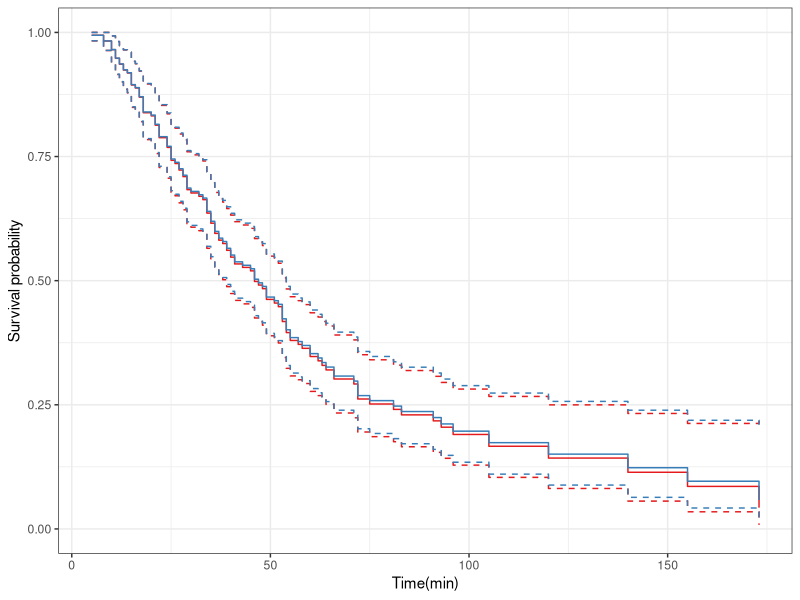
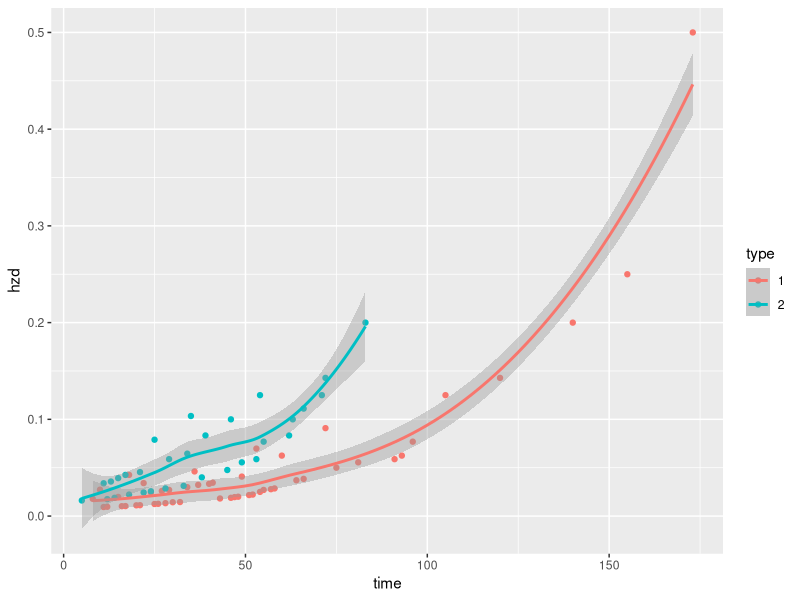
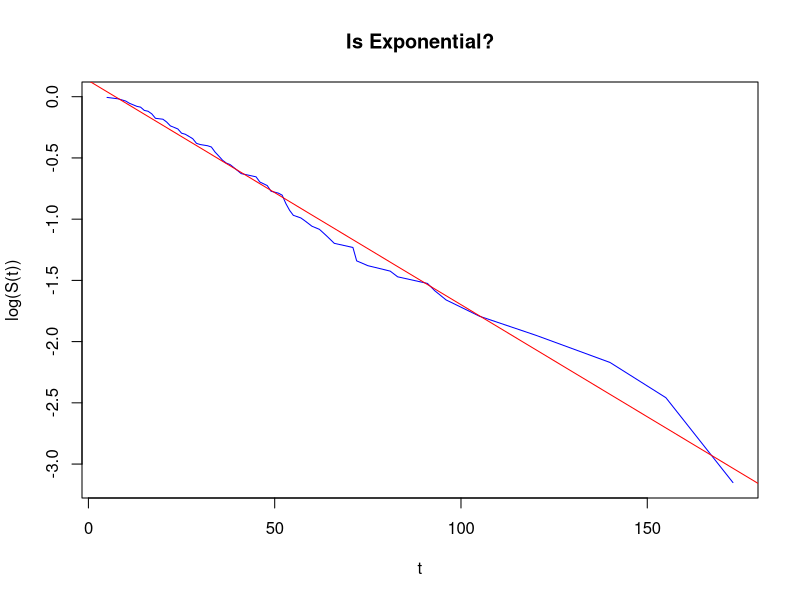
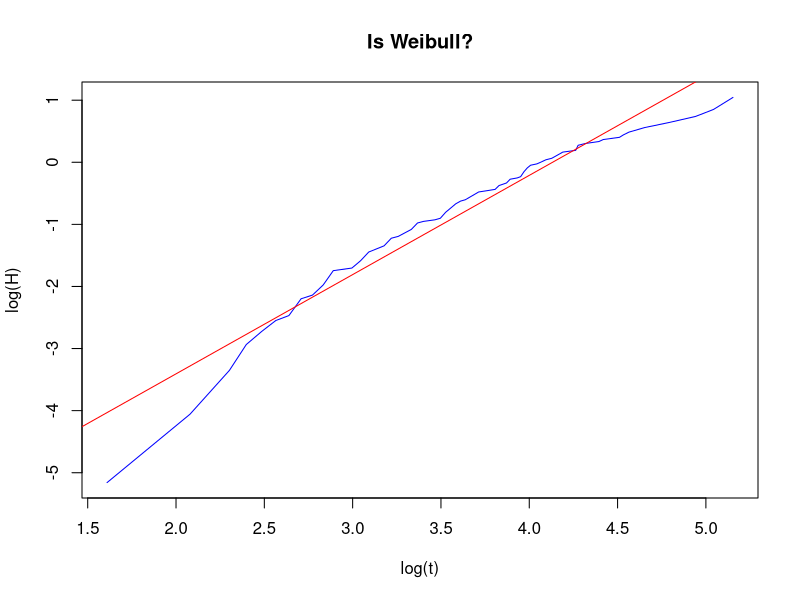
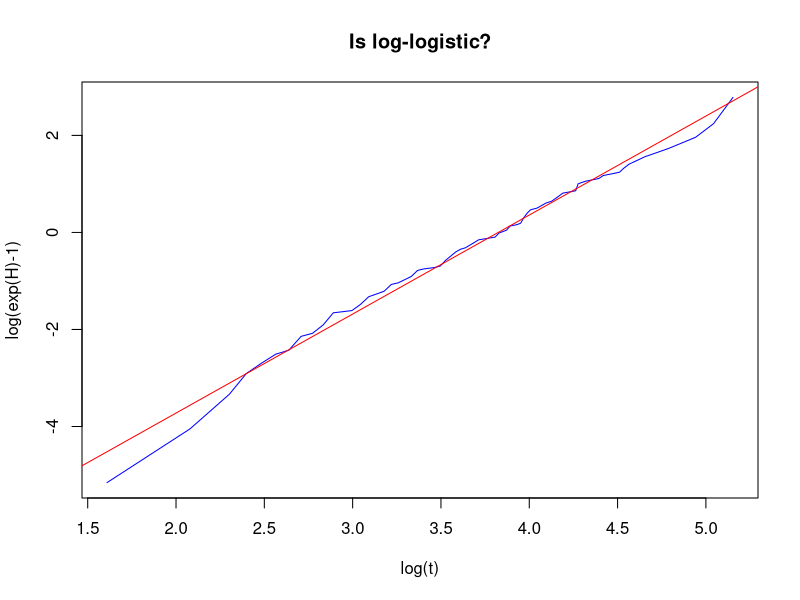

Reproduce these figures in R, in order.
library(tidyverse)
library(survival)
library(KMsurv)
library(RColorBrewer)


# Preprocessing -----------------------------------------------------------

minimum <- function(..., na.rm = FALSE) {
  values <- cbind(...)
  apply(values, 1, function(x) min(x, na.rm = na.rm))
}

cafe_raw <- read_csv("./data/cafe.csv")
cafe_raw

cafe <- 
  cafe_raw %>% 
  mutate(x = (out_time - in_time) %>% as.numeric(units = "mins"),
         c = (end_of_study - in_time) %>% as.numeric(units = "mins"),
         event_time = minimum(x, c, na.rm = TRUE),
         delta = 1 - is.na(x)) %>% 
  mutate(party = party_size > 1) %>% 
  select(event_time, delta, cafe_type, party, gender)
cafe


# Non-parametric Estimation ----------------------------------

kaplan_meier <- function(formula) {
  fit <- survfit(formula)
  summ <- summary(fit)
  
  time <- summ$time
  surv <- summ$surv
  upper <- summ$upper
  lower <- summ$lower
  
  list("time" = time, "surv" = surv, "upper" = upper, "lower" = lower)
}

nelson_aalen <- function(formula) {
  fit <- survfit(formula)
  summ <- summary(fit)
  
  time <- summ$time
  num_risk <- summ$n.risk
  num_event <- summ$n.event
  cumhzd <- cumsum(num_event / num_risk)
  surv <- minimum(1, exp(-cumhzd))
  
  std <- sqrt(cumsum(num_event / num_risk^2))
  upper <- minimum(1, exp(-cumhzd + std * qnorm(0.975)))
  lower <- minimum(1, exp(-cumhzd - std * qnorm(0.975)))
  
  list("time" = time, "surv" = surv, "upper" = upper, "lower" = lower)
}

surv <- Surv(time = cafe$event_time, event = cafe$delta)
km_fit <- kaplan_meier(surv ~ 1)
na_fit <- nelson_aalen(surv ~ 1)

survplot <- function(..., config = NULL) {
  nargs <- length(args <- list(...))
  
  if (is.null(config)) {
    config <- list()
  }
  if (is.null(config$conf_int)) {
    config$conf_int <- TRUE
  }
  if (is.null(config$methods)) {
    config$methods <- rep("geom_step", nargs)
  }
  if (is.null(config$palette)) {
    config$palette <- brewer.pal(nargs, "Set1")[1:nargs]
  }
  if (is.null(config$xylabs)) {
    config$xylabs <- c("Time(min)", "Survival probability")
  }
  
  p <- ggplot()
  
  for (i in seq_along(args)) {
    data <- as_tibble(args[[i]])
    method <- get(config$methods[i])
    color <- config$palette[i]
    
    p <- p + method(aes(time, surv), data = data, col = color)
    if (config$conf_int == TRUE) {
      p <- 
        p + 
        method(aes(time, upper), data = data, col = color, lty = 2) +
        method(aes(time, lower), data = data, col = color, lty = 2)
    }
  }
  
  p +
    scale_y_continuous(limits = c(0, 1)) +
    labs(x = config$xylabs[1], y = config$xylabs[2]) +
    theme_bw()
}

config <- list("conf_int" = TRUE, 
               "methods" = c("geom_step", "geom_step"))
survplot(km_fit, na_fit, config = config)

# Log-rank test
survdiff(surv ~ cafe_type, data = cafe)
survdiff(surv ~ party, data = cafe)
survdiff(surv ~ gender, data = cafe)
gender_mask <- cafe$gender != "mixed"
survdiff(surv ~ gender, data = cafe, subset = gender_mask)


# Semi-parametric Estimation ----------------------------------------------

fit <- survfit(surv ~ cafe_type, data = cafe)
summ <- summary(fit)

time <- summ$time
num_risk <- summ$n.risk
num_event <- summ$n.event
hzd <- num_event / num_risk

tibble(time, hzd, type = c(rep(1, 50), rep(2, 31))) %>% 
  mutate(type = factor(type)) %>% 
  ggplot(aes(time, hzd, col = type, group = type)) +
  geom_point() +
  geom_smooth()

# is_ph <- function(formula, data) {
#   fit <- survfit(formula)
#   summ <- summary(fit)
# }

cox_fit <- coxph(surv ~ cafe_type + party + gender, data = cafe)
cox_fit


# Parametric estimation ---------------------------------------------------


weibull_fit <- survreg(surv ~ 1, dist = "weibull")
weibull_fit
summary(weibull_fit)
class(weibull_fit)


fit <- survfit(surv ~ 1, data = cafe)
summ <- summary(fit)

time <- summ$time
num_risk <- summ$n.risk
num_event <- summ$n.event
survival <- summ$surv
hzd <- num_event / num_risk
cumhzd <- cumsum(hzd)

# Is Exponential?
plot(time, log(survival), type = "l", col = "Blue",
     main="Is Exponential?", xlab = "t", ylab = "log(S(t))")
abline(coef(lm(log(survival) ~ time)), col = "red")

# Is Weibull?
plot(log(time), log(cumhzd),type="l", col = "Blue",
     main = "Is Weibull?", xlab = "log(t)", ylab = "log(H)") ;
abline(coef(lm(log(cumhzd) ~ log(time))), col = "red")

# Is log-logistic?
plot(log(time), log(exp(cumhzd)-1), type="l", col="Blue",
     main="Is log-logistic?", xlab="log(t)", ylab="log(exp(H)-1)");
abline(coef(lm(log(exp(cumhzd)-1)~log(time))), col="red")
